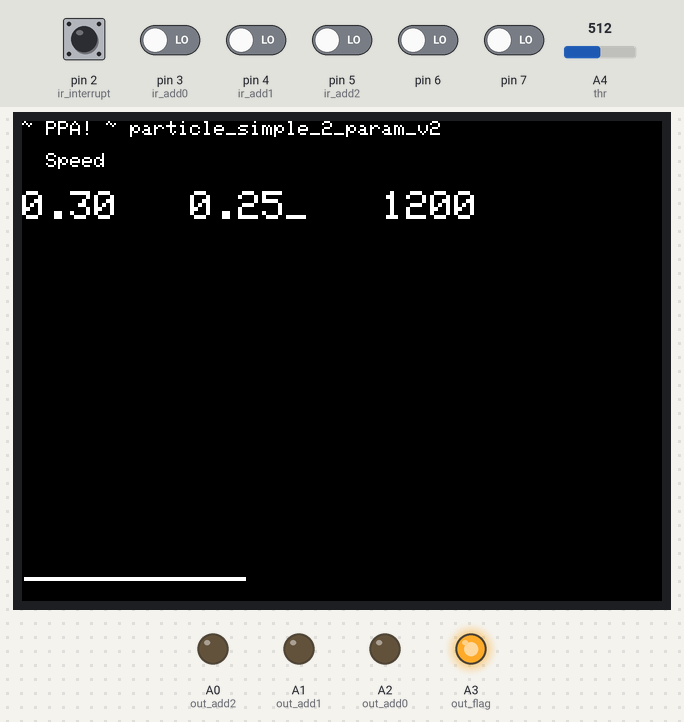
Bench run of a sketch on a simulated Arduino Uno, built with avr-gcc and run on an emulated ATmega328P. Shown: 320×240 colour display, output pins drawn as LEDs (lit = HIGH). The inputs (shaded band) are chosen by the test bench; at power-on: pin 2 (ir_interrupt) HIGH, pin 3 (ir_add0), pin 4 (ir_add1), pin 5 (ir_add2), pin 6, pin 7 LOW, A4 (thr) = 512. What the sketch prints to the serial monitor is not drawn.

Above: at 1.4 s.
1.5 s: A4 (thr) set to 217
At 3.38 s:
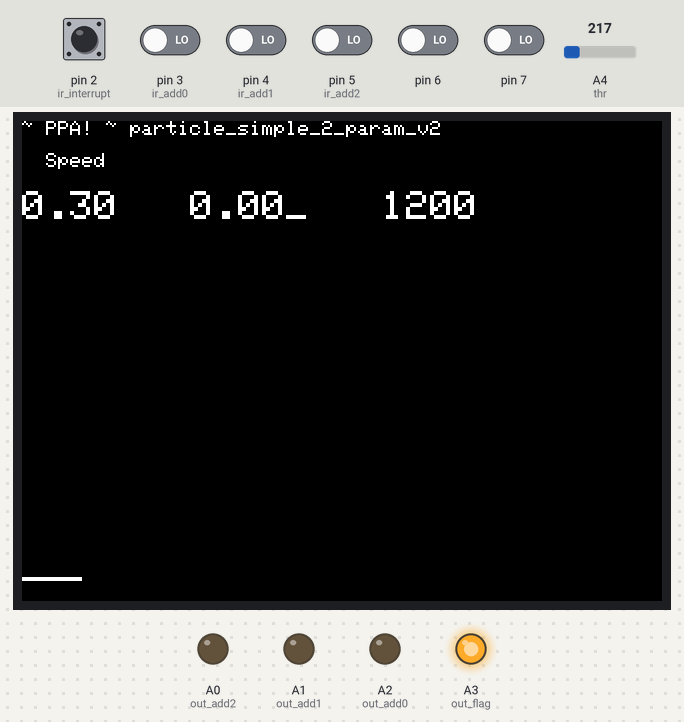
4.5 s: A4 (thr) set to 194
At 4.89 s:
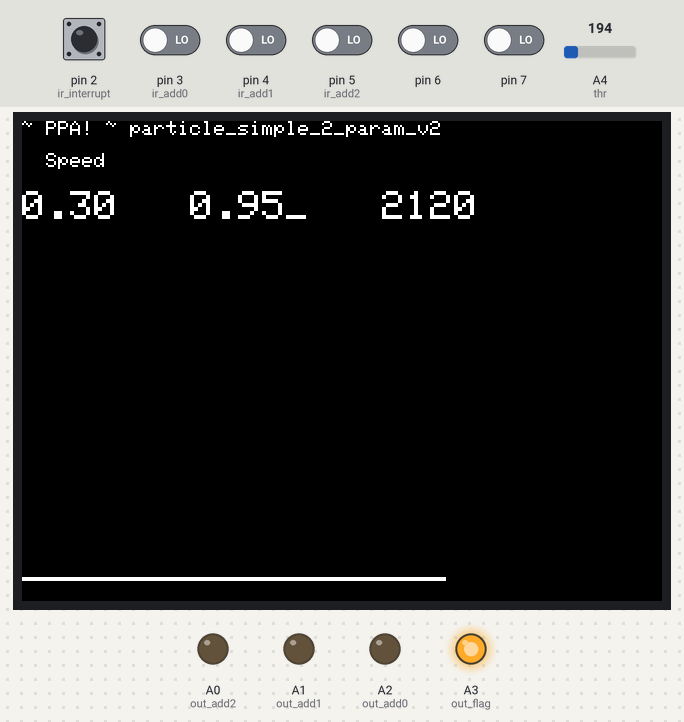
6.2 s: A4 (thr) set to 122
At 6.39 s:
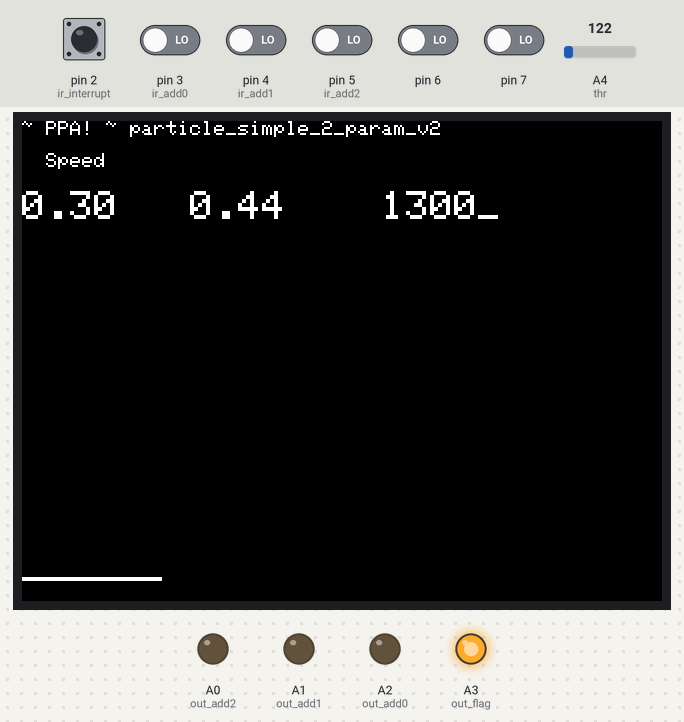
7.7 s: A4 (thr) set to 67
At 7.9 s:
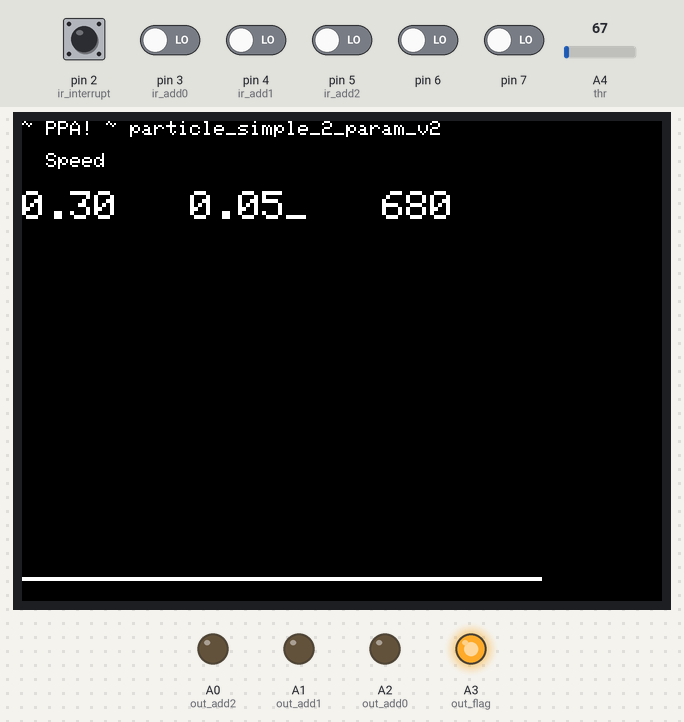
9.2 s: A4 (thr) set to 55
At 9.61 s:
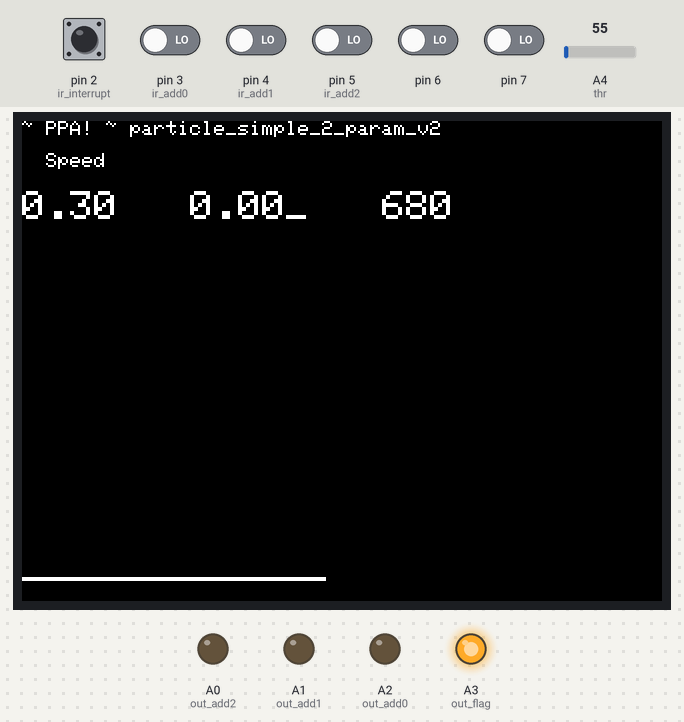
10.9 s: pin 2 (ir_interrupt) pulsed LOW 2 times (0.12 s each, 0.3 s apart)
At 12.4 s:
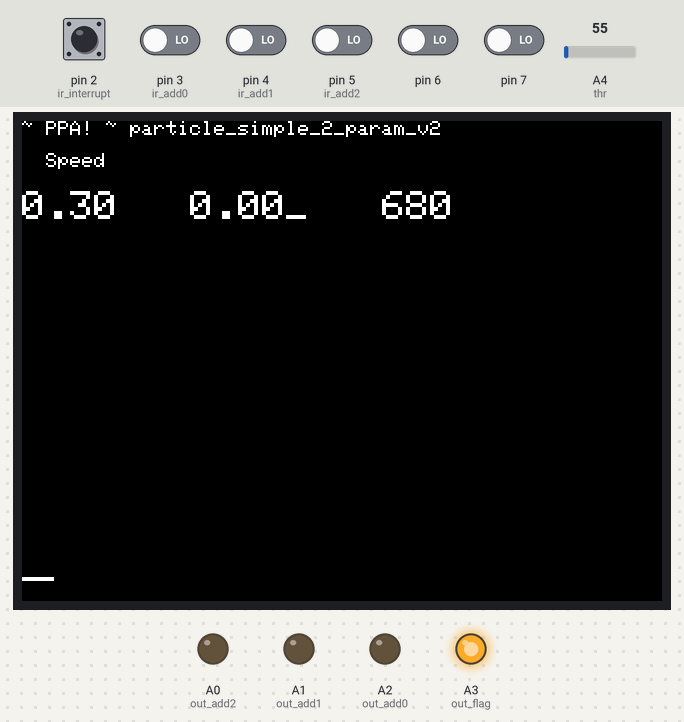
Timing chart, 0 to 13.9 s (numbered marks = the images above; inputs shaded):
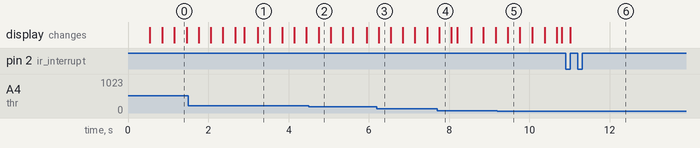

The sketch:

particle_simple_2_param_v2.ino
```cpp
//********************** PHYSICAL PARAMETERS **************************
//const float tf=0.70;
//const int offset=1;
const int interbeam_dist_mm=30;
const float interbeam_const=interbeam_dist_mm*1000.0;
const int beam2em_dist_mm=30;
const int em_width=15;
const float ratio_IRPS2EM_interbeam=beam2em_dist_mm/interbeam_dist_mm;
const float ratio_em_width_interbeam=em_width/interbeam_dist_mm;
const float em_inter_clicks=2*em_width/interbeam_dist_mm;
//const float em_inter_clickstf=tf*2*em_width/interbeam_dist_mm;
const float beam_em_clicks=2*interbeam_dist_mm/beam2em_dist_mm;
//*********************************************************************

float em_inter_clickstf;
float tf=0.75;
int offset=1200;
bool tf_or_offset=0;

//********************** SCREEN ***************************************
#include "SPI.h"
#include "Adafruit_GFX.h"
#include "Adafruit_ILI9341.h"
#define TFT_DC 8
#define TFT_CS 10
// Use hardware SPI (on Uno, #13, #12, #11) and the above for CS/DC
Adafruit_ILI9341 tft = Adafruit_ILI9341(TFT_CS, TFT_DC);
const int normal=0;
//*********************************************************************

//********************** THROTTLE PARAMETERS **************************
//THROTTLE
struct controller_struct
{  int value;
   int button_status;
};
float ThrottleValue = 0;  // variable to store the value coming from the sensor

//throttle variables
int throttle=0;
int last_throttle=0;
int irps_adjust=3;
int old_value=40;

//Set these values manually.  They are derived in parts in range 0-1023
const int low_no_switch=434;
//const int high_no_switch=856;
const int high_no_switch=750;
const int low_a=61;
const int high_a=201;
const int low_b=860;
const int high_b=959;
const int low_both=330;
const int high_both=414;
const int a=1;
const int b=2;
const int both=3;
const int none=0;
const int error=5;
const int min_range=1;
const int max_range=80;
//*********************************************************************

//*********************************************************************
//Switch Parameters

//Switch operation:
//once triggered, the next interruption of the prior IRPS starts to move the servo
//as the ball passes through it is unlikely to be affected by the servo just strarting to move
//hence on the following revolution, the servo should be fully in place for the switch to operate

//Turn switch function on or off
const bool switch_status=true;

//switch trigger starts as false.  Making true triggers servo movement
bool switch_trigger=false;

//IRPS immediately before Switch
int irpsb4switch=2;

//*********************************************************************


struct controller_struct returnController(int sensorValue) {
int y;
int button_status;
struct controller_struct temp_controller;
if (sensorValue >= low_no_switch && sensorValue <= high_no_switch) {
// Serial.println ("nothing is pressed");
 y = map(sensorValue, low_no_switch, high_no_switch, min_range, max_range);
 button_status=none;
}
else if (sensorValue >= low_a && sensorValue <= high_a) {
// Serial.println ("S2 is pressed");
 y = map(sensorValue, low_a, high_a, min_range,max_range);
 button_status=a;
}
 else if (sensorValue >= low_b && sensorValue <= high_b) {
// Serial.println ("S2 is pressed");
 y = map(sensorValue, low_b,high_b, min_range, max_range);
 button_status=b;
}
else if (sensorValue >= low_both && sensorValue <= high_both) {
// Serial.println ("S2 is pressed");
 y = map(sensorValue, low_both, high_both, min_range, max_range);
 button_status=both;
}
else {
 Serial.println ("Recalibrate throttle");
 y = 0;
 button_status=error;
}
temp_controller.value=y;
temp_controller.button_status=button_status;
return temp_controller;
}

//IR sensors and EM's
//NOTE: in board 11 onwards, OUT_FLAG is pulsed LOW to activate electromagnets.
//set via polarity definitions below
#define EM_ACTIVE LOW
#define EM_DISABLE HIGH
#include <QueueArray.h>

int DUT=3;    //the number of the IRPS paired with IRPS 0
volatile unsigned long actual_pulse=0;
volatile int phase=0;
volatile float delta_time=99999;      // starting value equivalent to zero meters per second
volatile int EM_status=0;       // 0 = [EM off] IRPS not yet triggered,  1 = first IRPS gate,  2 = second IRPS gate,  3 = EM ON,

volatile int irps_number;

int xPos=0;
int loop_timer=0;     // facilitates occasional use of main loop by low frequency activities
int temp_calc;
float speed;

//*************************** PINOUT PARAMETERS ******************************************
//Pinouts - see 'arduino pin selection.jpg'
//        serial_pc     =0;
//        serial_pc     =1;
const int ir_interrupt  =2;
const int ir_add0       =3;
const int ir_add1       =4;
const int ir_add2       =5;
const int out_add0      =A2;
const int out_add1      =A1;
const int out_add2      =A0;
const int display_dc    =8;
const int display_cs    =10;
const int display_sda   =11;
const int out_flag      =A3;
const int display_sc    =13;
const int thr           =A4;
//const int da            =18;    //A4   I2C for BMP280
//const int cl            =19;    //A5   I2C for BMP280
//***************************************************************************************

// create a queue of characters.
QueueArray <char> printqueue;

struct ir_event {
    int irps_number;
    int em_number;
    unsigned long wait_duration;
    unsigned long pulse_duration;
    String print_string;
    int irps_status;
};

//Infra-Red Position Sensor (IRPS)
class IRPS
{
  // Class Member Variables
  // These are initialized at startup
  int irps_number_;   // the number of the IRPS
  int em_number_;   // the em related to the IRPS
  bool enabled_; // flag indicates whether beam break events are further processed
  int interbeam_dist;  // mm distance between beams
  int irps2em_dist;  // mm distance from closest beam to centre of em
  float tuning_factor_; // tuning factor which scales pulse duration
  bool send_to_print_stack_; // flag indicates whether beam break events are printed

  // These maintain the current state
  int irps_status;          // status of IRPS
  unsigned long s1_time;  // s1_time
  unsigned long s2_time;  // s2_time

  // Constructor - creates a IRPS
  // and initializes the member variables and state
  public:
  IRPS(int irps_number,int em_number,bool enabled,int interbeam_dist_mm, int beam2em_dist_mm, float tuning_factor, bool send_to_print_stack)
  {
    irps_number_=irps_number;
    em_number_=em_number;
    enabled_=enabled;
    interbeam_dist=interbeam_dist_mm;
    irps2em_dist=beam2em_dist_mm;
    tuning_factor_=tuning_factor;
    send_to_print_stack_=send_to_print_stack;
    irps_status=0;
    s1_time=0;
    s2_time=0;
  }

public: void set_status(int new_status){
irps_status=new_status;
}

ir_event handleStatus()
  {

//    first infrared gate has been triggered
    if (irps_status==0){
      s1_time=micros();
      irps_status=1;
      EM_status=1;
      String report;          // hold data for printing
//      replace report with "" to reduce serial data volumes
      ir_event temp = {irps_number_ , em_number_, 0, 0, "",1};
      return temp;
    }

//    second infrared gate has been triggered
    if (irps_status==1){
      s2_time=micros();
      irps_status=2;
      EM_status=2;

    unsigned long wait_clicks_=0;
    unsigned long pulse_clicks_=0;
    delta_time = s2_time - s1_time;

    if (enabled_) {
    wait_clicks_= beam_em_clicks * delta_time;
//    pulse_clicks_= tf * delta_time * em_inter_clicks;
    pulse_clicks_= em_inter_clickstf * delta_time;
    }

      String report;          // hold data for printing
       if (send_to_print_stack_==true) {
       float speed_=interbeam_const/(float) delta_time;
        report= String(irps_number_)+","+String(speed_,2) + "," + String(tf) + "," + String(offset);
//        report= String(irps_number_)+","+String(delta_time);
       }

      irps_status=0;
      ir_event temp = {irps_number_ , em_number_, wait_clicks_, pulse_clicks_, report,2};
      return temp;
    }
  }
};

class EM
{
  // Class Member Variables, initialized at startup
  int em_number_;   // the number of the EM
  bool enabled_; // flag indicates whether the EM can be turned on
  int safetime_;

  // These maintain the current state
  // Constructor - creates an EM
  // and initializes the member variables and state
  public:
  EM(int em_number,bool enabled,int safetime)
  {
    em_number_=em_number;
    enabled_=enabled;
    safetime_=safetime;
  }

void setup_timer(ir_event fire){
    actual_pulse = min(fire.pulse_duration,safetime_);

//    write output address prior to energising output line
      digitalWrite(out_add0,em_number_ & 1);
      digitalWrite(out_add1,em_number_ & 2);
      digitalWrite(out_add2,em_number_ & 4);

          noInterrupts(); // disable all interrupts
          TCCR1A = 0;   //reset all bits
          TCCR1B = 0;   // reset all bits
          OCR1A = fire.wait_duration -offset; // input is already in clicks, in theory should subtract 1
          TCCR1B |= (1 << WGM12); // CTC mode
          TCCR1B |= (1 << CS11); // 8 prescaler
          TIFR1 |= (1 << OCF1A); // clear WORKS !!!

          TIMSK1 |= (1 << OCIE1A); // enable timer compare interrupt
          TCNT1 = 0;    // set counter to 0
          digitalWrite(out_flag, EM_DISABLE);
          phase=0;
          interrupts(); // enable all interrupts
}

};    //end of EM class

ISR(TIMER1_COMPA_vect) // timer compare interrupt service routine
{

//for end of pulse, send disable output
if (phase==1) {
digitalWrite(out_flag,EM_DISABLE);
TIMSK1 &= ~(1 << OCIE1A); // disable CTC interrupt to give a 'one-shot' effect
EM_status=0;
}

//for beginning of pulse, send activate output
if (phase==0) {
digitalWrite(out_flag,EM_ACTIVE);
          noInterrupts(); // disable all interrupts
          TCCR1A = 0;   //reset all bits
          TCCR1B = 0;   // reset all bits
          OCR1A = actual_pulse; // input is already in clicks, in theory should subtract 1
          TCCR1B |= (1 << WGM12); // CTC mode
          TCCR1B |= (1 << CS11); // 8 prescaler
          TIFR1 |= (1 << OCF1A); // clear WORKS !!!

          TIMSK1 |= (1 << OCIE1A); // enable timer compare interrupt
          TCNT1 = 0;    // set counter to 0
          phase =1;
          interrupts(); // enable all interrupts
          EM_status=3;
}
}

//Intialise Infra-Red Position Sensors and ElectroMagnets
//**************************** IRPS PHYSICAL CONFIG PARAMETERS ***************************
//IRPS(int irps_number,int em_number,bool enabled,int interbeam_dist_mm, int beam2em_dist_mm, float tuning_factor, bool send_to_print_stack)
IRPS irps[4] = {
IRPS(0,0,false, interbeam_dist_mm,beam2em_dist_mm,0.0,false),
IRPS(1,0,true, interbeam_dist_mm,beam2em_dist_mm,0.78,false),
IRPS(2,2,true, interbeam_dist_mm,beam2em_dist_mm,0.78,false),
IRPS(3,1,true, interbeam_dist_mm,beam2em_dist_mm,0.78,false)
};
//***************************************************************************************

//***************************** EM CONFIG PARAMETERS ************************************
//max pulse duration in microseconds
//(int em_number,bool output_to_em,int safetime)
EM em[3] = {
EM(0,true, 25000),
EM(1,true, 25000),
EM(2,true, 25000)
};
//***************************************************************************************

void setup() {

Serial.begin (250000);                      // start serial communication.

pinMode(ir_interrupt,INPUT);
pinMode(ir_add0, INPUT);
pinMode(ir_add1, INPUT);
pinMode(ir_add2, INPUT);
pinMode(out_add0, OUTPUT);
pinMode(out_add1, OUTPUT);
pinMode(out_add2, OUTPUT);
pinMode(display_dc, OUTPUT);
pinMode(display_cs, OUTPUT);
pinMode(display_sda, OUTPUT);
pinMode(out_flag, OUTPUT);
digitalWrite(out_flag,EM_DISABLE);        // initialise with turned off value
pinMode(display_sc, INPUT);

//SCREEN
tft.begin();
tft.setRotation(3);
display_main();

attachInterrupt(0, demuxINT, RISING);     // define interrupt based on rising edge of interrupt 0
                                          // in Arduino Uno, interrupt 0 is pin 2

//set pre calculated value for pulse time scaler
em_inter_clickstf=tf*2*em_width/interbeam_dist_mm;
}

//MAIN LOOP
void loop() {

if (EM_status !=0) return;      // Don't embark on complex logic when ball between IR sensors and EM

// Output to serial connection
if (!printqueue.isEmpty ()) {
 while (printqueue.peek()!= '\0') {
        Serial.print (printqueue.dequeue ());
 }
 Serial.println(printqueue.dequeue ());
 }

// read the value from the throttle and update the tf variable
if (loop_timer%10==0) {
ThrottleValue = analogRead(thr);
struct controller_struct temp_controller_loop=returnController(ThrottleValue);
//tf=ThrottleValue/1000;      // fast approximation to throttle value in range 0.45 to 0.9
//Red button toggles
if (temp_controller_loop.button_status==a){
  tf_or_offset=!tf_or_offset;
}
if (tf_or_offset==0) {
//tft.print(temp_controller_loop.value);
tf= (float) temp_controller_loop.value/80.0;
em_inter_clickstf=tf*em_inter_clicks;
}
else if (tf_or_offset==1) {
offset= 600+temp_controller_loop.value * 20;
}


//Green button toggles to trigger Ejection
if (switch_status && (temp_controller_loop.button_status==b)){
  switch_trigger=true;
}


}

//CALCULATE AND DRAW SPEED
if (loop_timer%5==1) {
speed=interbeam_const/(float) delta_time;
temp_calc=240-speed*35;

//Manage screen scrolling
xPos=xPos+1;
if (xPos >319) {
  display_main();
  xPos=0;}
}

if (loop_timer%5==2) {

//int colorcode=4<<(irps_number-1);
int colorcode=65535;
tft.drawPixel( xPos,temp_calc, colorcode );
tft.drawPixel( xPos, temp_calc-1, colorcode );
//tft.drawPixel( xPos, temp_calc-2, ILI9341_WHITE );
}

if (loop_timer%5==3) {
tft.setCursor(0, 35);
tft.print(speed);
tft.print("   ");
tft.print(tf);
if (tf_or_offset==0) {
  tft.print("_   ");
  tft.print(offset);
  tft.print ("   ");
}
else {
  tft.print ("    ");
  tft.print(offset);
  tft.print("_");
}
}

//Manage loop counter to facilitate occasional use of main loop by low frequency tasks
if (++loop_timer==99) loop_timer=0;
}   //end of main loop

void demuxINT() {
//demultiplexes hardware ir_interrupt and calls relevant Speed Sensor (IRPS) based on address

irps_number=(~PIND & B00111000) >> 3;

//trigger switch servo
if (switch_status && switch_trigger){
  switch_trigger=false;
}

struct ir_event current_event=irps[irps_number].handleStatus();

if (current_event.irps_status==1) {
//    Return all other IRPS status to 0
  for (int i=0; i <= 3; i++){
  if (i != irps_number) irps[i].set_status(0);
   }
}

else if (current_event.pulse_duration >0 ) em[current_event.em_number].setup_timer(current_event);
  int string_length=current_event.print_string.length();
  if (string_length>2) {
   for (int i=0; i <= current_event.print_string.length(); i++){
      printqueue.enqueue(current_event.print_string.charAt(i));
   }
  }
}

void display_main(){
  tft.fillScreen(ILI9341_BLACK);
  tft.setCursor(0, 0);
  tft.setTextColor(ILI9341_WHITE,ILI9341_BLACK);
  tft.setTextSize(1);
  tft.println("~ PPA! ~ particle_simple_2_param_v2");
  tft.println("");
  tft.print("  Speed");
  tft.setTextSize(2);
}
```

Measured:
- after the input at 10.9 s, the display: changes after 0.12 s (image 6)
